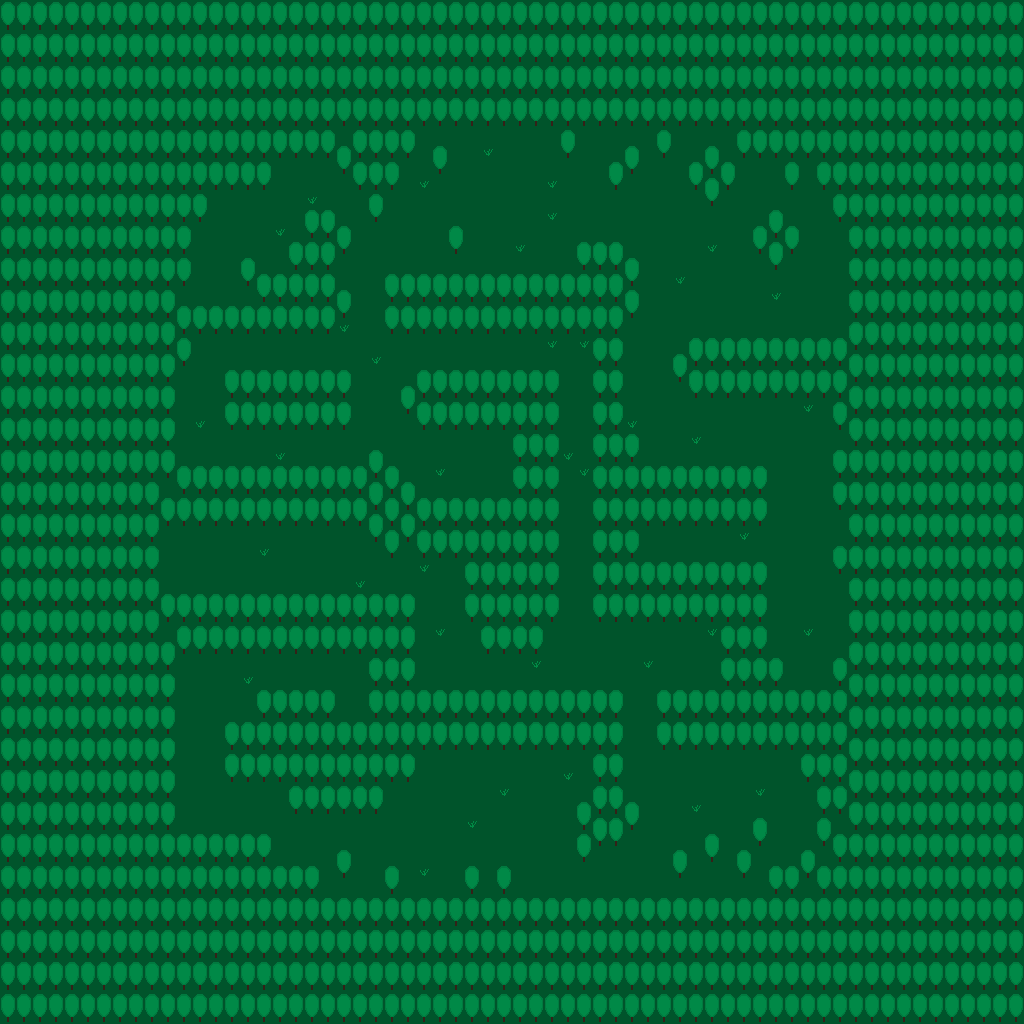

A 2D game scene composited from a Tiled map and its tileset images. What follows is a short description and the map's XML, with each tile layer's data collapsed to a summary:
An orthogonal 64x64 tile map with 16x16 px tiles, 2 tile layers (Layer 1, Collision Layer) and 17 objects (14x SKELETON, START, GREEN_PORTAL, TELEPORTER).

<map version="1.2" tiledversion="1.2.3536" orientation="orthogonal" renderorder="right-down" width="64" height="64" tilewidth="16" tileheight="16" infinite="0" nextlayerid="13" nextobjectid="239">
 <tileset firstgid="1" source="plains.tsx" />
 <layer id="11" name="Layer 1" width="64" height="64">
  <data>[4096 cells, 4096 non-empty, 2 distinct tile ids]</data>
 </layer>
 <layer id="12" name="Collision Layer" width="64" height="64">
  <data>[4096 cells, 3022 non-empty, 2 distinct tile ids]</data>
 </layer>
 <objectgroup id="4" name="Object Layer 1">
  <object id="208" name="START" x="238.75" y="561.008" />
  <object id="210" name="GREEN_PORTAL" x="182.157" y="562.848" />
  <object id="224" name="CASTLE" type="TELEPORTER" x="181.911" y="562.598" />
  <object id="225" name="SKELETON" x="240" y="228" />
  <object id="226" name="SKELETON" x="207" y="358" />
  <object id="227" name="SKELETON" x="486" y="475" />
  <object id="228" name="SKELETON" x="479" y="196" />
  <object id="229" name="SKELETON" x="735" y="305" />
  <object id="230" name="SKELETON" x="673" y="224" />
  <object id="231" name="SKELETON" x="774" y="436" />
  <object id="232" name="SKELETON" x="801" y="637" />
  <object id="233" name="SKELETON" x="778" y="799" />
  <object id="234" name="SKELETON" x="628" y="871" />
  <object id="235" name="SKELETON" x="520" y="788" />
  <object id="236" name="SKELETON" x="440" y="811" />
  <object id="237" name="SKELETON" x="202" y="675" />
  <object id="238" name="SKELETON" x="691" y="658" />
 </objectgroup>
</map>